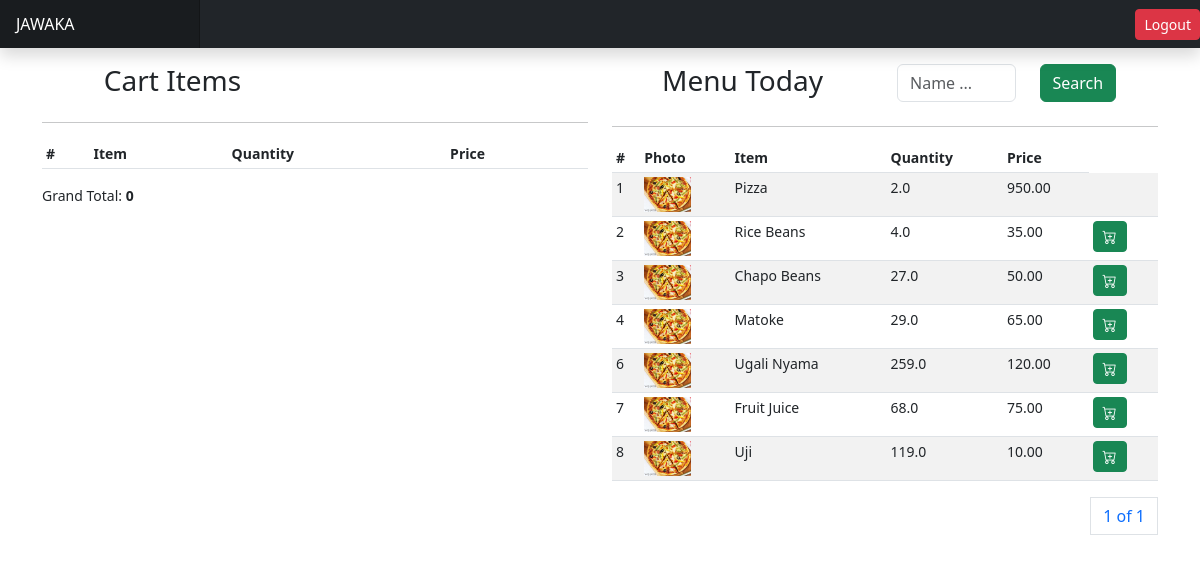
Page /orders/customer-order/ (signed in) on the earlier database version.
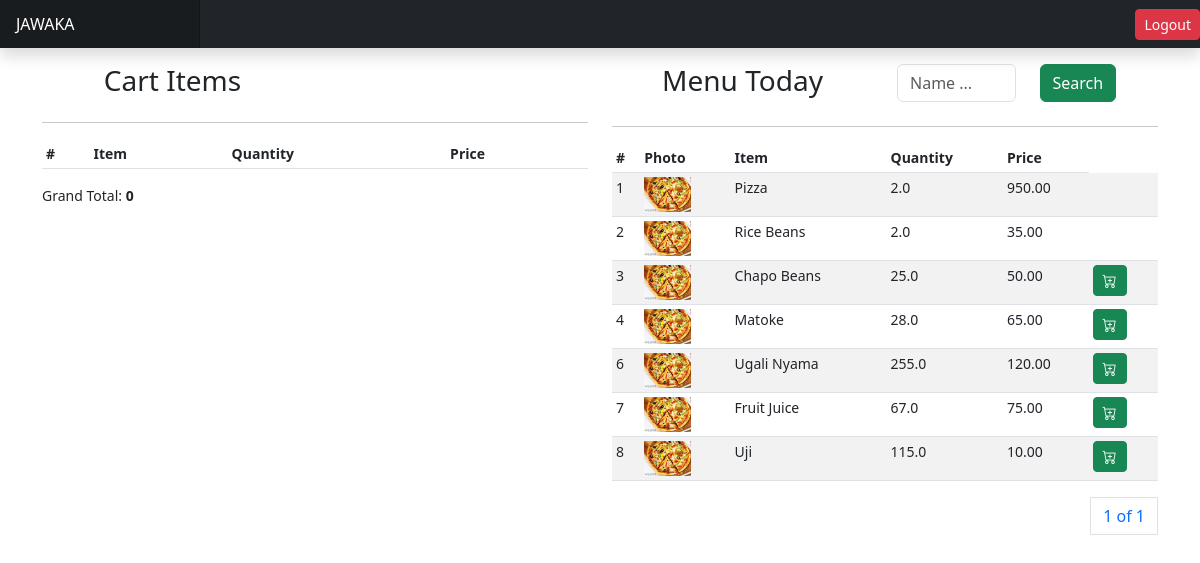
Same page on the later database version.
### apps/inventory/models.py (models this page shows, shortened)
class Menu(AbstractBaseModel):
    image = models.ImageField(upload_to="menu_images", null=True)
    category = models.CharField(max_length=255, choices=MENU_CATEGOGIES, null=True)
    item = models.CharField(max_length=255)
    price = models.DecimalField(max_digits=10, decimal_places=2)
    available = models.BooleanField(default=True)
    added_to_cart = models.BooleanField(default=False)
    quantity = models.FloatField(default=0)

### apps/orders/views.py (the view)
# urls.py: path("customer-order/", customer_order, name="customer-order"),
@login_required(login_url="/users/login/")
def customer_order(request):
    cart_items = TemporaryCustomerOrderItem.objects.all()
    items_added = False
    if cart_items.count() >= 1:
        items_added = True
    menus = Menu.objects.exclude(
        id__in=TemporaryCustomerOrderItem.objects.values_list(
            "menu_item_id", flat=True)
    )
    order_value = sum(
        list(TemporaryCustomerOrderItem.objects.values_list("price", flat=True)))
    paginator = Paginator(menus, 10)
    page_number = request.GET.get("page")
    page_obj = paginator.get_page(page_number)
    context = {
        "menus": menus,
        "page_obj": page_obj,
        "cart_items": cart_items,
        "order_value": order_value,
        "items_added": items_added
    }
    return render(request, "orders/customer_order.html", context)

### templates/orders/customer_order.html (shortened to what this page needs)
{% load static %}
<!DOCTYPE html>
<html lang="en">
<head>
    <head><script src="{% static 'assets/js/color-modes.js' %}"></script>
    <link rel="stylesheet" href="https://cdn.jsdelivr.net/npm/@docsearch/css@3">
    <link href="{%  static 'assets/dist/css/bootstrap.min.css' %}" rel="stylesheet">
     <link href="https://cdn.jsdelivr.net/npm/bootstrap-icons@1.10.3/font/bootstrap-icons.css" rel="stylesheet">
     <link href="{% static 'dashboard.css' %}" rel="stylesheet">
</head>
<body>
  <header class="navbar sticky-top bg-dark flex-md-nowrap p-0 shadow" data-bs-theme="dark">
    <a class="navbar-brand col-md-3 col-lg-2 me-0 px-3 fs-6 text-white" href="{% url 'pos-home' %}">JAWAKA</a>
    <a href="{% url 'logout' %}" class="btn btn-danger btn-sm">Logout</a>
  </header>
<div class="container">
<div class="row mt-3">
    <div class="col">
        <div class="row">
          <div class="col">
            <h3 class="text-center">Cart Items</h3>
          </div>
          <div class="col"></div>
        </div>
        <hr/>
        <div class="table-responsive small">
            <table class="table table-striped table-sm">
              <thead>
                <tr>
                  <th scope="col">#</th>
                  <th scope="col">Item</th>
                  <th scope="col"></th>
                  <th scope="col">Quantity</th>
                  <th scope="col"></th>
                  <th scope="col">Price</th>
                  <th scope="col"></th>
                </tr>
              </thead>
            </table>
            <div class="row">
                <div class="col">
                    <p>Grand Total: <b>{{order_value}}</b></p>
                </div>
                <div class="col">
                </div>
            </div>
          </div>
    </div>
    <div class="col">
        <div class="row">
          <div class="col">
            <h3 class="text-center">Menu Today</h3>
          </div>
          <div class="col">
            <form method="POST">
              <div class="input-group mb-2">
                <div class="row">
                  <div class="col">
                      <input type="text" class="form-control" name="name" id="name" placeholder="Name ...">
                    </div>
                  <div class="col">
                    <button class="btn btn-success">Search</button>
                  </div>
                </div>
              </div>
            </form>
          </div>
        </div>
        <hr/>
        <div class="table-responsive small">
            <table class="table table-striped table-sm">
              <thead>
                <tr>
                  <th scope="col">#</th>
                  <th scope="col">Photo</th>
                  <th scope="col">Item</th>
                  <th scope="col">Quantity</th>
                  <th scope="col">Price</th>
                </tr>
              </thead>
              <tbody>
                {% for menu in page_obj %}
                <tr>
                  <td>{{menu.id}}</td>
                  <td>
                    <img src="{{menu.image.url}}" height="35">
                  </td>
                  <td>{{menu.item}}</td>
                  <td>{{menu.quantity}}</td>
                  <td>{{menu.price}}</td>
                <td>
                  {% if menu.quantity > 2 %}
                    <a href="{% url 'add-cart-items' menu.id %}" class="btn btn-success btn-sm">
                        <i class="bi bi-cart-plus"></i>
                    </a>
                  {% endif %}
                </td>
                </tr>
                {% endfor %}
              </tbody>
            </table>
            <div>
              <nav aria-label="Page navigation example">
                <ul class="pagination justify-content-end">
                  <a class="page-link" href="#">{{ page_obj.number }} of {{ page_obj.paginator.num_pages }}</a>
                </ul>
              </nav>
            </div>
          </div>
    </div>
</div>
</div>
</body>
</html>

Differences in the rows shown:
changed Menu "Rice Beans": quantity "4.0" → "2.0"
changed Menu "Chapo Beans": quantity "27.0" → "25.0"
changed Menu "Matoke": quantity "29.0" → "28.0"
changed Menu "Ugali Nyama": quantity "259.0" → "255.0"
changed Menu "Fruit Juice": quantity "68.0" → "67.0"
changed Menu "Uji": quantity "119.0" → "115.0"
